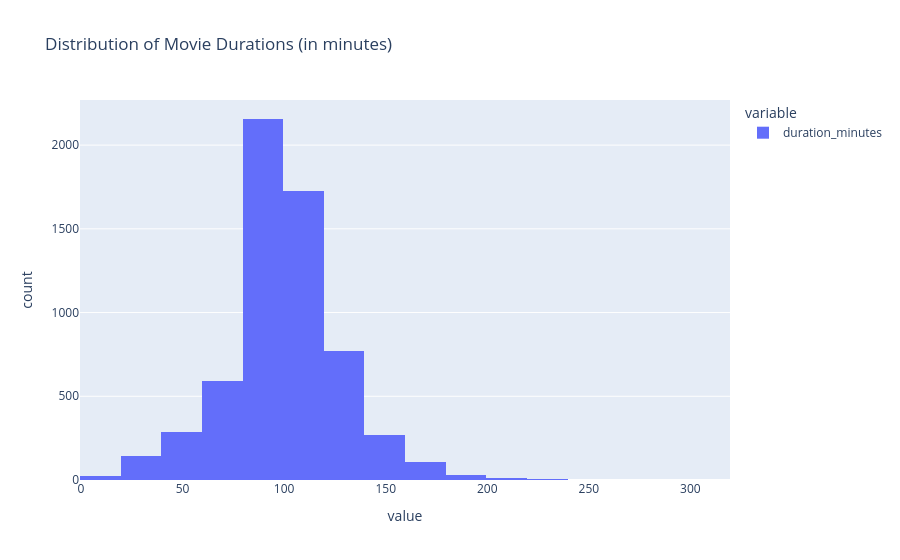

Notebook code cell kept with this figure:
### Markdown cell above
## 9. Movie Duration Distribution

### Code cell
fig= px.histogram(
    movies["duration_minutes"].dropna(),
    nbins=30,
    title="Distribution of Movie Durations (in minutes)",
    labels={
        "duration_minutes": "Duration (minutes)",
        "count": "Number of Movies"
    }
)
fig.show()
fig.write_image("../outputs/movie_duration_distribution.png")

### Figure 1 — Plotly figure (JSON) as saved in the notebook; plotly's stock layout.template omitted (floating-point values rounded to 4 significant figures; data arrays with more than 128 entries replaced by an {"elided": "..."} marker saying what was removed)
{"data": [{"bingroup": "x", "hovertemplate": "variable=duration_minutes<br>value=%{x}<br>count=%{y}<extra></extra>", "legendgroup": "duration_minutes", "marker": {"color": "#636efa", "pattern": {"shape": ""}}, "name": "duration_minutes", "nbinsx": 30, "orientation": "v", "showlegend": true, "type": "histogram", "x": {"elided": "6128 float values"}, "xaxis": "x", "yaxis": "y"}], "layout": {"barmode": "relative", "legend": {"title": {"text": "variable"}, "tracegroupgap": 0}, "title": {"text": "Distribution of Movie Durations (in minutes)"}, "xaxis": {"anchor": "y", "domain": [0, 1], "title": {"text": "value"}}, "yaxis": {"anchor": "x", "domain": [0, 1], "title": {"text": "count"}}}}
